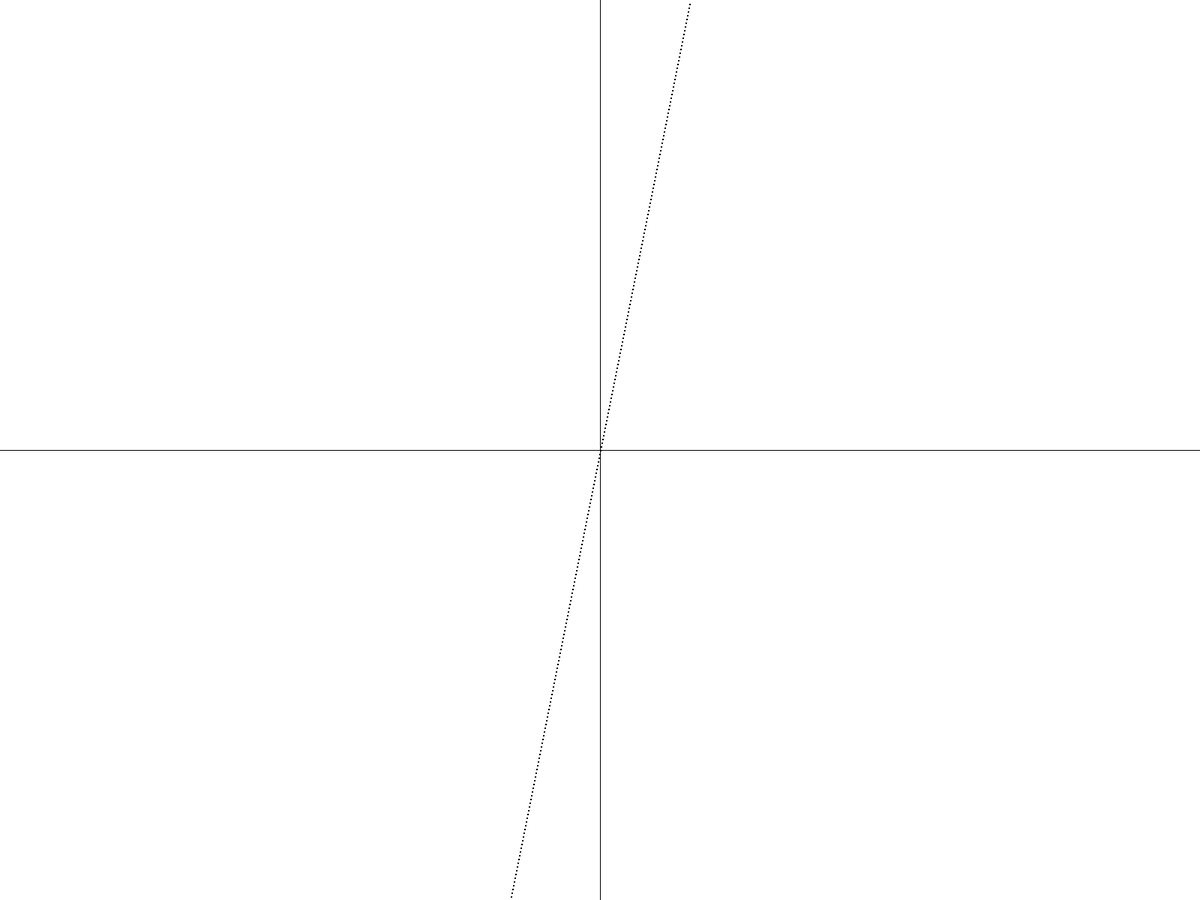
Frame 1 (no input)
Frame 60 (the mouse pressed at the canvas centre just before this capture): identical to frame 1, image omitted
Frame 120 (the mouse held since frame 60 and released just before this capture): identical to frame 1, image omitted

The Processing sketch that drew this single still picture (run headless with seeded random() and noise(); from frame 60 on, the mouse is pressed at the canvas centre):

// Processing sketch: graphing
// ── graphing.pde
float xm, ym;

void setup() {

  fullScreen();
  background(255);
  
}

void draw() {
   
  translate(width/2, height/2);
  
  line(-width, 0, width, 0);
  line(0, height, 0, -height);
  
  for(int y = -height/2; y < height/2; y++) {
   for(int x = -width/2; x < width/2; x++) {
    
     if(x == y*.2) {
     rect(x, -y, 1, 1);
     }
   }
    
  }
  
}
